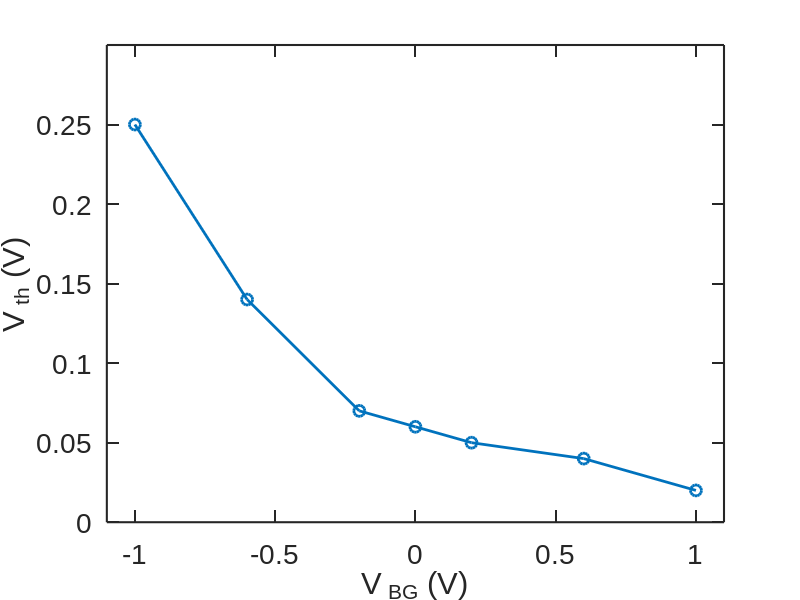
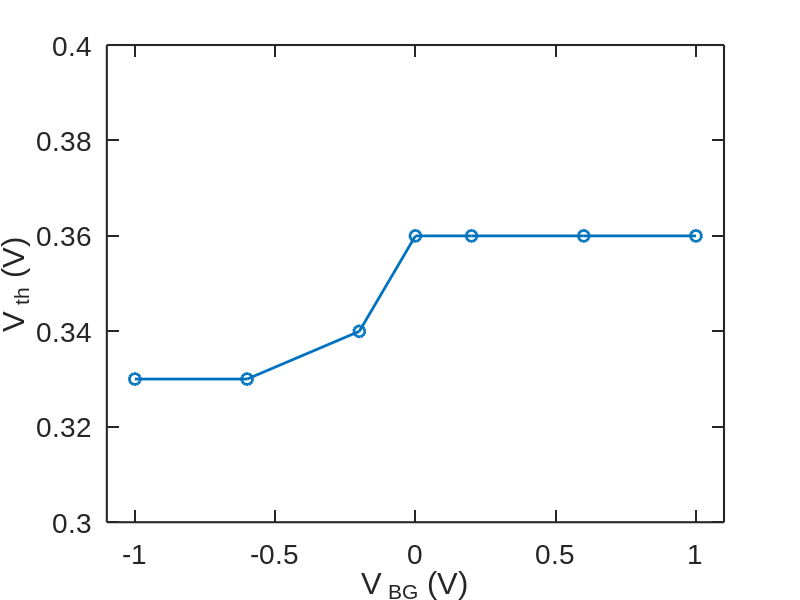

MATLAB code for these plots, in order:
clear;
close all; 

% %%%%%%%%%%%%%%%%%%%%%%%%%%%%%%%% %
% Figure settings for publications %
% %%%%%%%%%%%%%%%%%%%%%%%%%%%%%%%% %
 
% The new defaults will not take effect if there are any open figures. To
% use them, we close all figures, and then repeat the first example.

%close all;
 
% Default settings: Default + Object type + Property
 
% Object type: Line
set(0,'DefaultLineLineWidth',2);
set(0,'DefaultLineMarkerSize',8);
 
% Object type: Axes
set(0,'DefaultAxesFontName','Arial');
set(0,'DefaultAxesFontSize',20);
set(0,'DefaultAxesLineWidth',1.5);
set(0,'DefaultAxesTickLength',[0.02 0.02]);
% set(0,'DefaultAxesUnits','inches');
% set(0,'DefaultAxesOuterPosition', [0 0 7 7]);
% set(0,'DefaultAxesPosition',[1 1 5 4]); 
%%set(0,'DefaultAxesUnits','normalized');
%%set(0,'DefaultAxesOuterPosition', [0 0 1 1]);
%%set(0,'DefaultAxesPosition',[0.15 0.15 0.7 0.7]); 
 
% Object type: Text
set(0,'DefaultTextFontName','Arial');
set(0,'DefaultTextFontSize',20);
set(0,'DefaultTextInterpreter','remove')
% set(0,'DefaultTextFontName','remove');
% set(0,'DefaultTextFontSize','remove');
% set(0,'DefaultTextInterpreter','remove');
	   
map = [0, 0, 1
    0, 0.5, 0
    1, 0, 0
    0, 0.75, 0.75
    0.75, 0, 0.75
    0.25, 0.25, 0.25
	0, 0, 1];

	
%%
%%%Read data and store it in a struct
op2 = [];		

vbg = [1.0 0.6 0.2 0 -0.2 -0.6 -1.0];
vth_hp = [0.0200    0.0400    0.0500    0.0600    0.0700    0.1400    0.2500]; 
vth_lp = [0.3600	0.3600	  0.3600	0.3600	  0.3400	0.3300	  0.3300]; 

%%
%%%Visualize data stored in a struct 
%%%Data is accessed via names of the struct elements
%%%Simple preprocessing of data can be done


figure
h(1) = plot(vbg,vth_hp, '-o');
xlabel('V_{\rm BG} (V)')
ylabel('V_{\rm th} (V)')

axis([-1.1 1.1 0 0.3]);
hold off;
%h(1).Color = map(1,:);


%legend({'VBG = 1.0 V','VBG = 0.6V','VBG = 0.2V','VBG = 0.0V','VBG = -0.2V','VBG = -0.6V','VBG = -1.0V'}, 'Location', 'northeast');
%legend('boxoff')
print('vth_HP', '-depsc');



figure
h(1) = plot(vbg,vth_lp, '-o');
xlabel('V_{\rm BG} (V)')
ylabel('V_{\rm th} (V)')
axis([-1.1 1.1 0.3 0.4]);
hold off;

print('vth_LP', '-depsc');